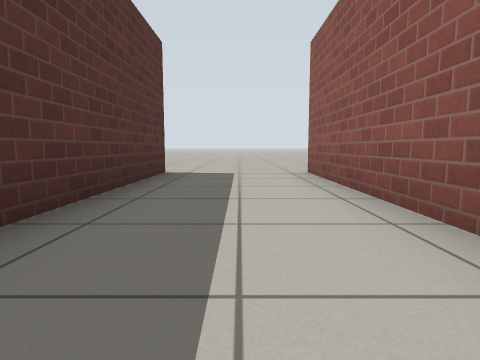
[1] (above)

12 first-person views from a walk through a robot-simulator world made for Gazebo. The camera is 0.5 m above the floor, tilts 6° down and sees 75° across. The floor is counted in squares, 1 m on a side. Each view is taken from the middle of a square. On the plan, view 1 faces up. The plan holds only what a view shows up to about 9 squares ahead; the rest is blank. Gazebo's built-in surfaces are drawn with simple patterns.

[2]
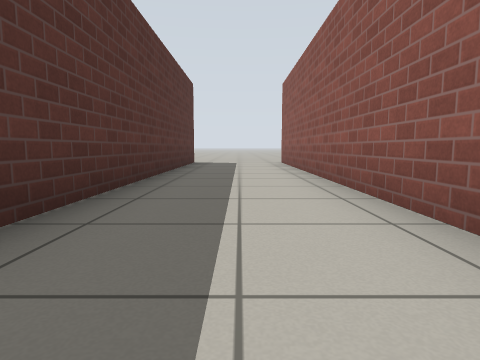

[3]
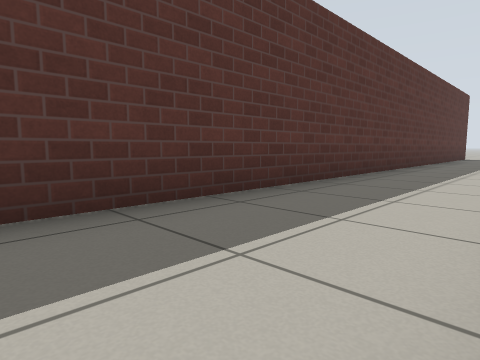

[4]
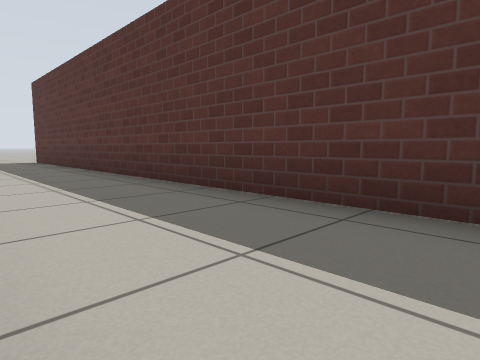

[5]
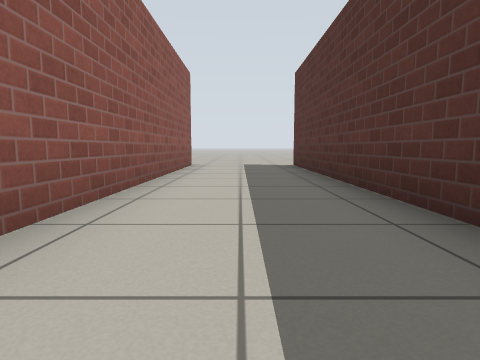

[6]
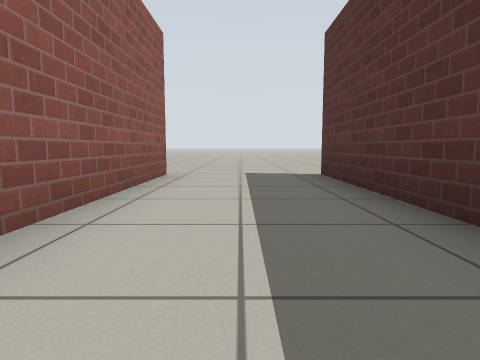

[7]
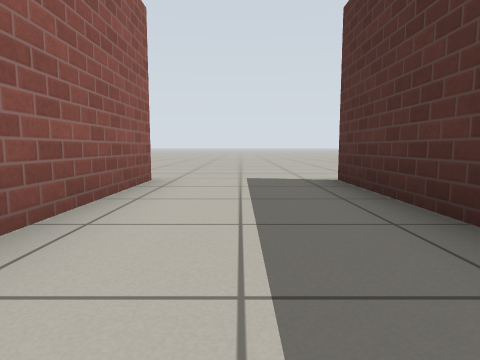

[8]
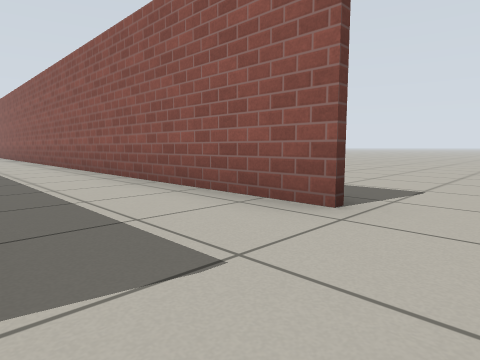

[9]
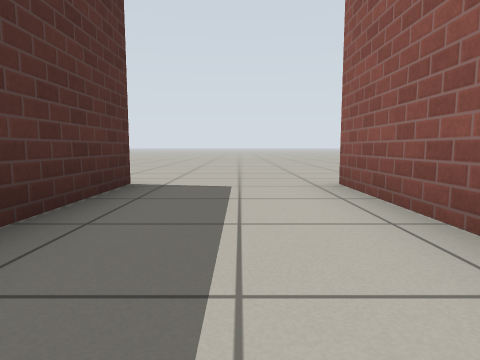

[10]
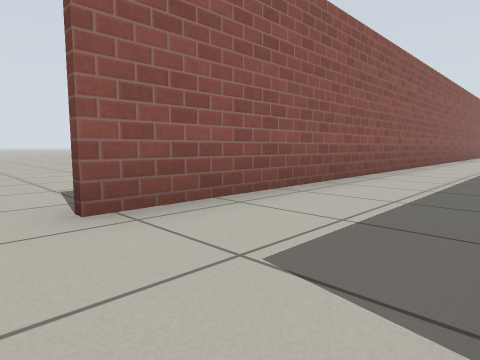

[11]
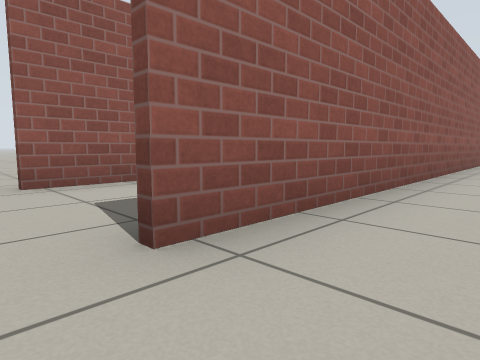

[12]
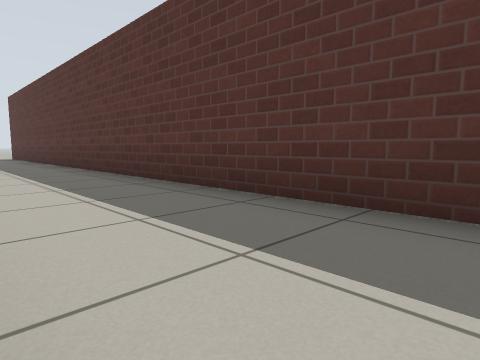

### Floor plan
Points are (right, up) in squares from view 1. A wall is a line through its corners. A room is listed if a view was taken in it or the views show most of it. See-through windows are left out.
Room 1 (views 1, 2, 3, 4, 5, 6, 7, 8, 9, 10, 12)
walls: (1.4, -3.6) (1.4, 6.2); (-1.5, 6.2) (-1.5, -18.9); (1.4, -18.9) (1.4, -9.4)
ways out: opening at (-1, -20) to room 2; opening at (-1, 7.5) to room 2; opening at (2, -20); opening at (2, 7.5)
Room 2 (view 11)
walls: (-1.6, -3.1) (-1.6, 6.2)
ways out: opening at (-1, -20) to room 1; opening at (-1, 7.5) to room 1

Positions as (right, up) in squares from view 1, and headings:
1: (0, 0), facing up
2: (0, -4), facing up
3: (1, -9), facing up-left
4: (1, -7), facing down-left
5: (0, -10), facing down
6: (0, -13), facing down
7: (0, -14), facing down
8: (-1, -20), facing up-right
9: (0, 2), facing up
10: (-1, 7), facing down-right
11: (-3, 7), facing down-right
12: (1, -3), facing down-left
